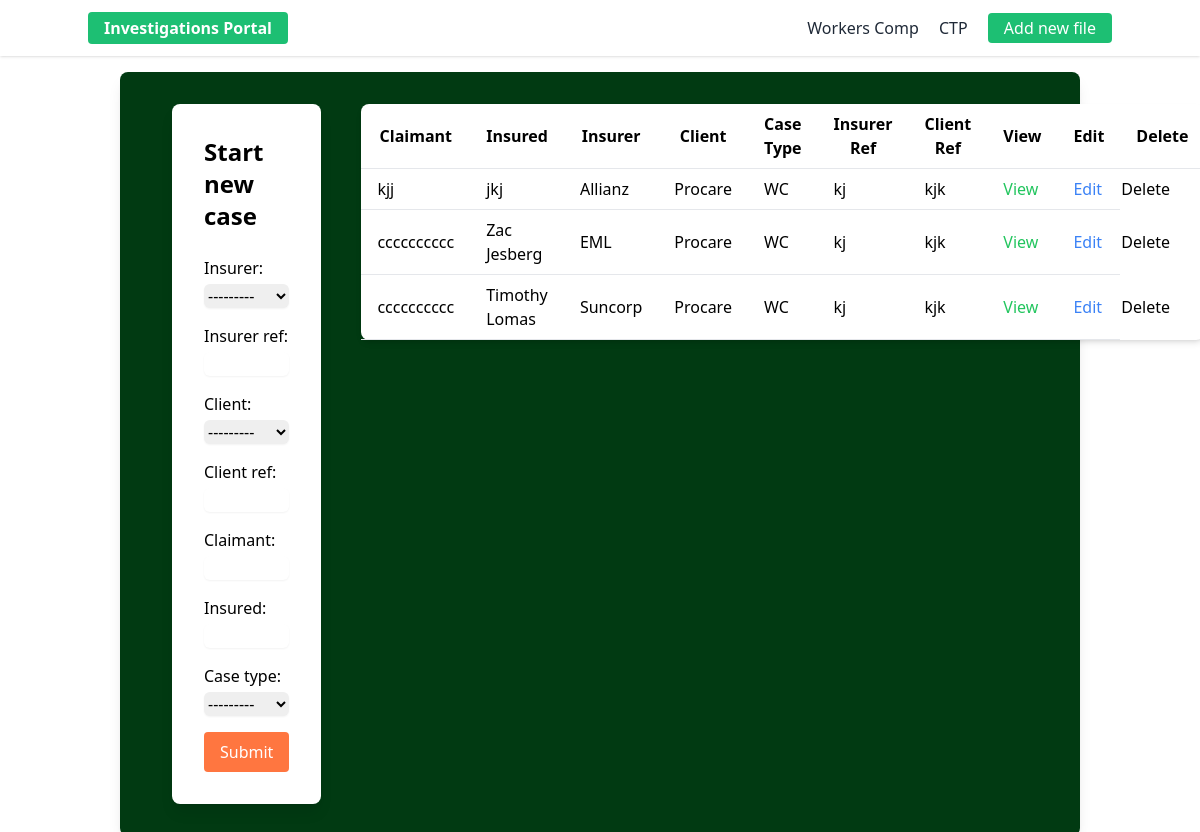
The page / on the database its author committed.
### Case/models.py (models this page shows, shortened)
class Case(models.Model):
    CASE_TYPE_CHOICES = [
        ('1', 'WC'),
        ('2', 'CTP'),
    ]
    CLIENT_TYPE_CHOICES = [
        ('Procare', 'Procare'),
        ('Worksite', 'Worksite'),
    ]
    INSURER_TYPE_CHOICES = [
        ('EML', 'EML'),
        ('Allianz', 'Allianz'),
        ('Suncorp', 'Suncorp'),
    ]
    insurer = models.CharField(max_length=100, choices=INSURER_TYPE_CHOICES)
    insurer_ref = models.CharField(max_length=255)
    client = models.CharField(max_length=100, choices=CLIENT_TYPE_CHOICES)
    client_ref = models.CharField(max_length=255)
    claimant = models.CharField(max_length=255)
    insured = models.CharField(max_length=255)
    case_type = models.CharField(max_length=50, choices=CASE_TYPE_CHOICES)

### Case/views.py (the view)
# urls.py: 2. Add a URL to urlpatterns:  path('', views.home, name='home')
def home(request):
    if request.method == "POST":
        form = CaseForm(request.POST)
        if form.is_valid():
            form.save()
            cases = Case.objects.all()
            context = {'form':form, 'cases':cases}
            return render(request,'x_case_div_original.html', context)
        else:
            print('FORM NOT VALID')
    else:
        form = CaseForm()
        cases = Case.objects.all()
        context = {'form':form, 'cases':cases}
        return render(request, 'home.html', context)

### Case/templates/home.html
{% extends "base.html" %}
{% block content %}
<main>
      {% include 'x_case_div_original.html' %}
</main>
{% endblock %}

### Case/templates/partial_case_list.html
<div id="case-list" class="mb-5">
    <table class="min-w-full bg-white rounded-lg shadow-md">
        <thead>
            <tr>
                <th class="py-2 px-4 border-b">Claimant</th>
                <th class="py-2 px-4 border-b">Insured</th>
                <th class="py-2 px-4 border-b">Insurer</th>
                <th class="py-2 px-4 border-b">Client</th>
                <th class="py-2 px-4 border-b">Case Type</th>
                <th class="py-2 px-4 border-b">Insurer Ref</th>
                <th class="py-2 px-4 border-b">Client Ref</th>
                <th class="py-2 px-4 border-b">View</th>
                <th class="py-2 px-4 border-b">Edit</th>
                <th class="py-2 px-4 border-b">Delete</th>
            </tr>
        </thead>
        <tbody class="mt-5">
            {% for case in cases %}
                <tr>
                    <td class="py-2 px-4 border-b">{{ case.claimant }}</td>
                    <td class="py-2 px-4 border-b">{{ case.insured }}</td>
                    <td class="py-2 px-4 border-b">{{ case.insurer }}</td>
                    <td class="py-2 px-4 border-b">{{ case.client }}</td>
                    <td class="py-2 px-4 border-b">{{ case.get_case_type_display }}</td>
                    <td class="py-2 px-4 border-b">{{ case.insurer_ref }}</td>
                    <td class="py-2 px-4 border-b">{{ case.client_ref }}</td>
                    <td class="py-2 px-4 border-b">
                        <a href = "{% url 'case_home' case.id %}">
                        <button
                        class="text-green-500 hover:underline focus:outline-none">View</button>
                        </a>
                    </td>
                    <td class="py-2 px-4 border-b">
                        <button
                        hx-target="#all"
                        hx-swap="outerHTML"
                        hx-get="{% url 'x_case_div_update' case.id %}"
                        class="text-blue-500 hover:underline focus:outline-none">Edit</button>
                    </td>
                    <td>
                        <button>Delete</button>
                    </td>
                </tr>
            {% endfor %}
        </tbody>
    </table>
</div>

### rows shown on the page
Case: claimant "kjj", insured "jkj", insurer "Allianz", client "Procare", case_type "WC", insurer_ref "kj", client_ref "kjk"
Case: claimant "cccccccccc", insured "Zac Jesberg", insurer "EML", client "Procare", case_type "WC", insurer_ref "kj", client_ref "kjk"
Case: claimant "cccccccccc", insured "Timothy Lomas", insurer "Suncorp", client "Procare", case_type "WC", insurer_ref "kj", client_ref "kjk"
